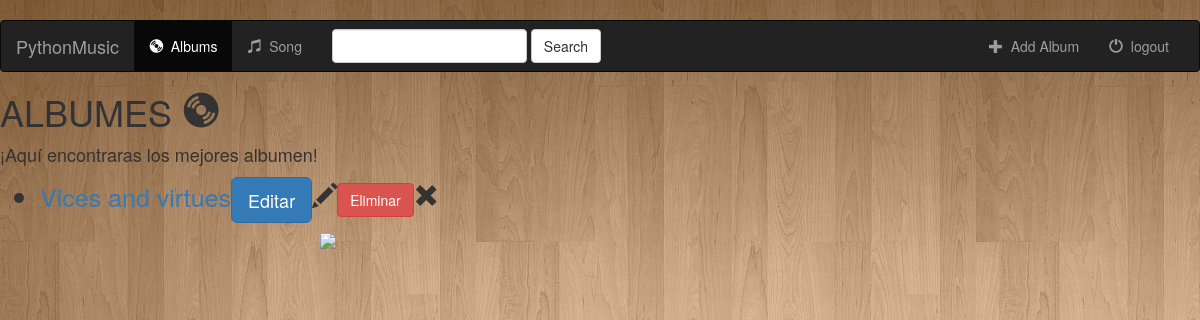
/music/, run on an earlier commit of the app's database.
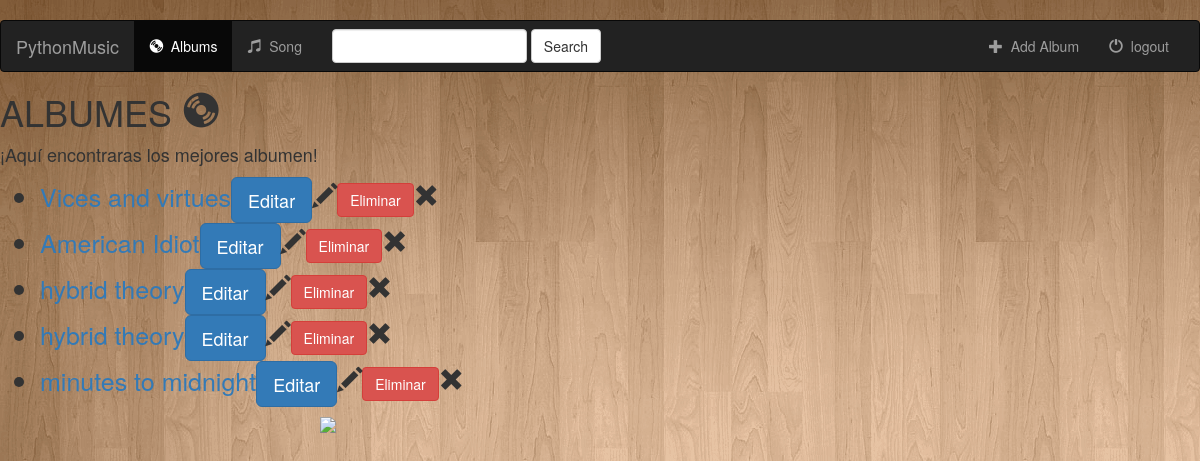
And on a later commit of the database.
### music/models.py (models this page shows, shortened)
class Album(models.Model):
    artist = models.CharField(max_length=250)
    album_title = models.CharField(max_length=500)
    genre = models.CharField(max_length=100)
    album_logo = models.FileField()

### music/views.py (the view)
class IndexView(generic.ListView):
    template_name = 'music/index.html'
    def get_queryset(self):
        return Album.objects.all()

### music/templates/music/index.html (shortened to what this page needs)
<!DOCTYPE html>
<html lang="en">
<head>
</head>
<body>
{% extends 'music/base.html' %}
{% block  body %}
    <h1>ALBUMES
    <span class="glyphicon glyphicon-cd" aria-hidden="true"></span>
    </h1>
    <p><font size="4">¡Aquí encontraras los mejores albumen!</font></p>
    <ul>
        {% for album in object_list %}
        <li style="font-size:25px"><a href = "{% url 'music:detail' album.id %}"> {{ album.album_title }}</a><button class="btn btn-primary btn-lg" type="submit"> Editar</button><span class="glyphicon glyphicon-pencil" aria-hidden="true"></span><button type="button" class="btn btn-danger">Eliminar</button><span class="glyphicon glyphicon-remove" aria-hidden="true"></span></li>
        {% endfor %}
   </ul>
<div id="OverviewText4">
  <img style="display:block;margin-left:320px" src="https://encrypted-tbn0.gstatic.com/images?q=tbn:ANd9GcQNLb3ZSMbUWzxND9q221N3gBtvSKVDi_Rpx7gZlD51OACPP7my" />
</div>
{% endblock %}

### music/templates/music/base.html (shortened to what this page needs)
    {% load staticfiles %}
    <link rel="stylesheet" type="text/css" href="{% static 'music/style.css' %}"/>﻿
    <link rel="stylesheet" href="https://maxcdn.bootstrapcdn.com/bootstrap/3.3.6/css/bootstrap.min.css">
    <nav class="navbar navbar-inverse">
    <div class="container-fluid">
        <div class="navbar-header">
            <a class="navbar-brand" href="{% url 'music:index' %}">PythonMusic</a>
        </div>
        <div class="collapse navbar-collapse"id="topNavBar">
            <ul class="nav navbar-nav">
                <li class="active">
                    <a href="{% url 'music:index' %}">
                        <span class="glyphicon glyphicon-cd" aria-hidden="true"></span>&nbsp Albums
                    </a>
                </li>
                <li class="">
                    <a href="#">
                        <span class="glyphicon glyphicon-music" aria-hidden="true"></span>&nbsp Song
                    </a>
                </li>
            </ul>
            <form class="navbar-form navbar-left" role="search" method="get" action="#">
                <div class="form-group">
                   <input type="text" class="form-control" name="q" value="">
                </div>
                <button type="submit" class="btn btn-default"> Search</button>
            </form>
            <ul class="nav navbar-nav navbar-right">
                <li class="">
                    <a href="{% url 'music:album-add' %}">
                        <span class="glyphicon glyphicon-plus" aria-hidden="true"></span>&nbsp Add Album
                    </a>
                </li>
                <li class="">
                    <a href="#">
                        <span class="glyphicon glyphicon-off" aria-hidden="true"></span>&nbsp logout
                    </a>
                </li>
            </ul>
        </div>
    </div>
</nav>
{% block  body %}
{% endblock %}

### music/static/music/style.css (style rules this page uses)
body { background: white url("images/background.png"); }

What changed in the data, as far as the page shows it:
added Album: album_title "American Idiot"
added Album: album_title "hybrid theory"
added Album: album_title "hybrid theory"
added Album: album_title "minutes to midnight"
